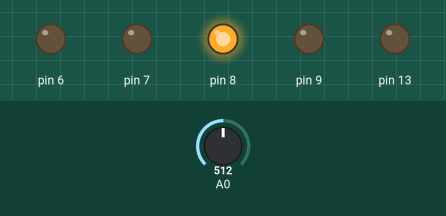
Bench run of a sketch on a simulated Arduino Uno, built with avr-gcc and run on an emulated ATmega328P. Shown: output pins drawn as LEDs (lit = HIGH). The test bench sets the inputs (shaded band); at power-on: A0 = 512. The modem accepts every AT command (registered, SIM ready, sends succeed) and sends nothing else; what the sketch prints to the serial monitor is not drawn.

Above: at 0.3 s.
At 20.06 s:
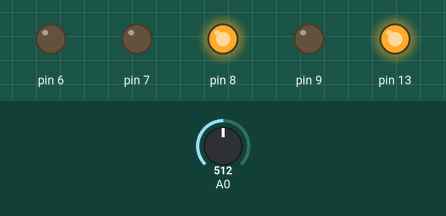
At 39.4 s:
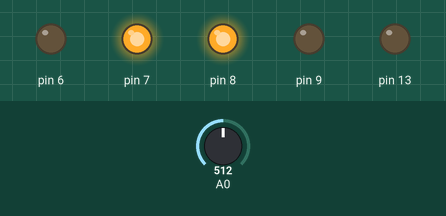
Timing chart, 0 to 40.0 s (numbered marks = the images above):
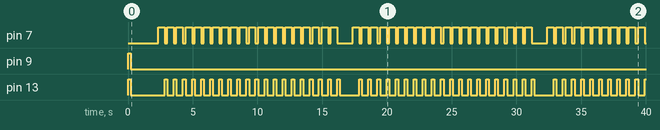

The sketch:

IOT17_demand_control.ino
```cpp
/*----------------------------------------------------------*/
//RX pin 10 --> esp TX
//TX pin 11 --> esp RX

/*-----------------------------------------------------*/

#include <SoftwareSerial.h>
#include <stdlib.h>


#define TIME_OUT 15000

int reading;

long int time_out =0;
long int time_out_r =0;
/*-----------*/
long int previous =0;
long int previous_r=0;
// your channel's thingspeak API key
String apiKey = "Y9WICM2Y6SX0J6TN";

/*----------------------------------------------------*/
SoftwareSerial ser(2,3); // RX, TX

bool sms_flag =true;
// this runs once
void setup()
{

  pinMode(8, OUTPUT);
  pinMode(9, OUTPUT);

  pinMode(6, OUTPUT);
  pinMode(7, OUTPUT);

  pinMode(13,OUTPUT);

  // enable debug serial
  Serial.begin(9600);
  // enable software serial
  ser.begin(115200);


  // reset ESP8266
  ser.println("AT+RST");

     digitalWrite(6,LOW);  //
     digitalWrite(8,HIGH);//L1    r4
     digitalWrite(9,HIGH);//L2    r5


}


// the loop
void loop()
{
  long int current= millis();
  long int current_r= millis();
  // blink LED on board

  digitalWrite(13, HIGH);
  delay(200);
  digitalWrite(13, LOW);

  // Read the value from Sensors
  // Read 10 values for averaging.
  /*--------------------------------------------------------*/
    int ct1,ct2,ct3,volt;
    ct1 = analogRead(0);//60w 36 - 38 100 w 66 -69 40 w 20 22
    ct1 = ct1/1.33;
//    delay(2);
//    ct2 = analogRead(1);//60w 36 - 38 100 w 69 -70 40w  20 22
//    ct2 = ct2*2;
//    delay(2);
//    ct3 = analogRead(2); //60w 28-30  100w  56 - 57  40w 16 17
//    ct3 = ct3*2;
//    delay(2);
//    volt = analogRead(3);// 500
//    volt = volt/1.9;
//    delay(2);

  /*-------------------------------------------------------*/

  /*-------------------------------------------------------*/
  // convert to string
    char buf[16];

    String strct1  = dtostrf(ct1, 4, 1, buf);
  /*---------------------------------------------------------------*/
//    String strct2  = dtostrf(ct2, 4, 1, buf);
//  /*-------------------------------------------------------------*/
//    String strct3  = dtostrf(ct3, 4, 1, buf);
//  /*-------------------------------------------------------------*/
//    String strvolt  = dtostrf(volt, 4, 1, buf);
//  /*-------------------------------------------------------------*/


  //Serial.print("load1: ");
  //Serial.println(strct1);
  //Serial.println(time_out);
//  /*--------------------------------------------------------*/
//  Serial.print("Load2: ");
//  Serial.println(strct2);
//  /*--------------------------------------------------------*/
//  Serial.print("Load3: ");
//  Serial.println(strct3);
//  /*--------------------------------------------------------*/
//  Serial.print("Volt: ");
//  Serial.println(strvolt);
//  /*--------------------------------------------------------*/
if(time_out >= TIME_OUT){
   reading++;
  time_out = 0;
  // TCP connection
  String cmd = "AT+CIPSTART=\"TCP\",\"";
  cmd += "184.106.153.149"; // api.thingspeak.com
  cmd += "\",80";
  ser.println(cmd);
 /*-----------------------------------------------*/
  if(ser.find("Error")){
    //Serial.println("AT+CIPSTART error");
    return;
  }
 /*----------------------------------------*/
  // prepare GET string
  String getStr = "GET /update?api_key=";
  getStr += apiKey;
  getStr +="&field1=";
  getStr += String(strct1);
//  getStr +="&field2=";
//  getStr += String(strct2);
//  getStr +="&field3=";
//  getStr += String(strct3);
//  getStr +="&field4=";
//  getStr += String(strvolt);
  getStr += "\r\n\r\n";


/*-----------------------------------------------------------*/
  // send data length
  cmd = "AT+CIPSEND=";
  cmd += String(getStr.length());
  ser.println(cmd);
  /*-------------------------------------------*/
    if(ser.find(">"))
    {
    ser.print(getStr);
    }
  else{

    Serial.println("AT+CIPCLOSE");
    // alert user
    //Serial.println("AT+CIPCLOSE");
  }
  /*-------------------------------------------------------------------*/


}

else{
     time_out += current - previous;
     previous = current;

}

 if(time_out_r >= 60000)
 {
   time_out_r = 0;
   send_sms1("Power Consumed level ");
 }
 else{


    time_out_r += current_r - previous_r;
    previous_r = current_r;
 }

//Serial.println(time_out_r);
if(ct1 > 120)
{
  //digitalWrite(8,LOW);
  digitalWrite(9,LOW);

  send_sms("Power Over load  so,I need my connection upgradation kindly resolve it for this Service No. 243 345 324");
  digitalWrite(7,HIGH);
  delay(500);
  digitalWrite(7,LOW);
}
else{

digitalWrite(8,HIGH);
//digitalWrite(9,HIGH);
}


}

void send_sms(String s){

  if(sms_flag==true)
  {
    sms_flag=false;
  Serial.println("AT+CMGF = 1");
  delay(1000);
  Serial.println("AT+CMGS=\"+919551921895\"\r");
  delay(1000);
  Serial.print(s);

  delay(100);
  Serial.println((char)26);
 // Serial.println("---------------");
  }
}

void send_sms1(String s){

//  if(sms_flag==true)
//  {
//    sms_flag=false;
  Serial.println("AT+CMGF = 1");
  delay(1000);
  Serial.println("AT+CMGS=\"+919551921895\"\r");
  delay(1000);
  Serial.print(s);
  Serial.print(reading);

  delay(100);
  Serial.println((char)26);
 // Serial.println("---------------");
//  }
}
```

Measured:
- by itself, pin 7: moves between LOW and HIGH, repeating every 15.0 s
- by itself, pin 9: HIGH → LOW at 0.20 s
- by itself, pin 13: LOW → HIGH at 0.00 s, → LOW 0.20 s later, → HIGH 2.6 s later, → LOW 0.20 s later, … (103 changes in this stretch)
